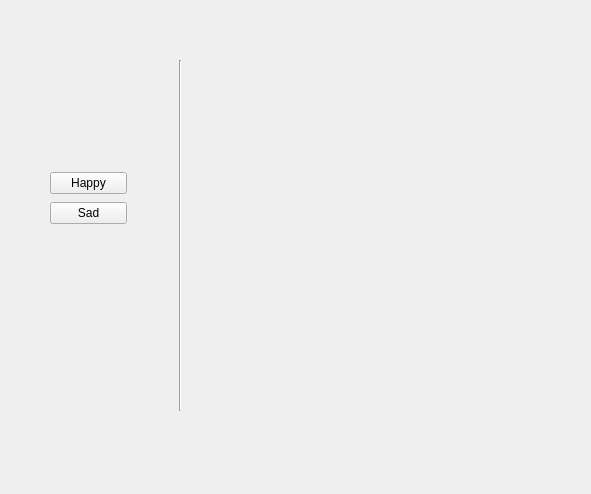
<?xml version="1.0" encoding="UTF-8"?>
<ui version="4.0">
 <class>Imagesite</class>
 <widget class="QWidget" name="Imagesite">
  <property name="geometry">
   <rect>
    <x>0</x>
    <y>0</y>
    <width>591</width>
    <height>494</height>
   </rect>
  </property>
  <property name="windowTitle">
   <string>imagesite</string>
  </property>
  <widget class="Line" name="line">
   <property name="geometry">
    <rect>
     <x>170</x>
     <y>60</y>
     <width>20</width>
     <height>351</height>
    </rect>
   </property>
   <property name="orientation">
    <enum>Qt::Vertical</enum>
   </property>
  </widget>
  <widget class="QWidget" name="gridLayoutWidget">
   <property name="geometry">
    <rect>
     <x>200</x>
     <y>90</y>
     <width>251</width>
     <height>281</height>
    </rect>
   </property>
   <layout class="QGridLayout" name="gridLayout">
    <item row="0" column="0">
     <widget class="QLabel" name="label">
      <property name="text">
       <string/>
      </property>
      <property name="pixmap">
       <pixmap>happy_images/happy_kid.jpg</pixmap>
      </property>
      <property name="scaledContents">
       <bool>true</bool>
      </property>
     </widget>
    </item>
   </layout>
  </widget>
  <widget class="QWidget" name="">
   <property name="geometry">
    <rect>
     <x>50</x>
     <y>170</y>
     <width>77</width>
     <height>56</height>
    </rect>
   </property>
   <layout class="QVBoxLayout" name="verticalLayout">
    <item>
     <widget class="QPushButton" name="pushButton_pos">
      <property name="text">
       <string>Happy</string>
      </property>
     </widget>
    </item>
    <item>
     <widget class="QPushButton" name="pushButton_neg">
      <property name="text">
       <string>Sad</string>
      </property>
     </widget>
    </item>
   </layout>
  </widget>
 </widget>
 <resources/>
 <connections>
  <connection>
   <sender>pushButton_pos</sender>
   <signal>clicked()</signal>
   <receiver>label</receiver>
   <slot>update()</slot>
   <hints>
    <hint type="sourcelabel">
     <x>88</x>
     <y>182</y>
    </hint>
    <hint type="destinationlabel">
     <x>325</x>
     <y>230</y>
    </hint>
   </hints>
  </connection>
 </connections>
</ui>
